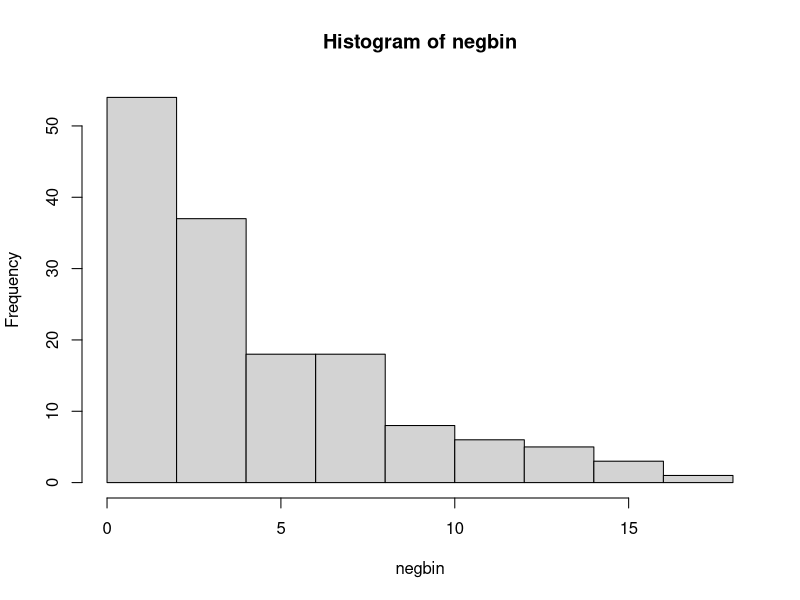
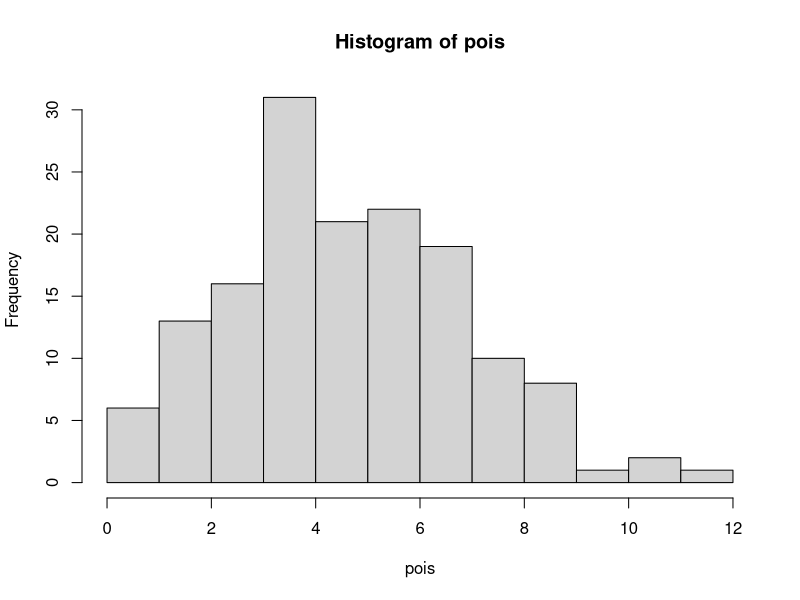
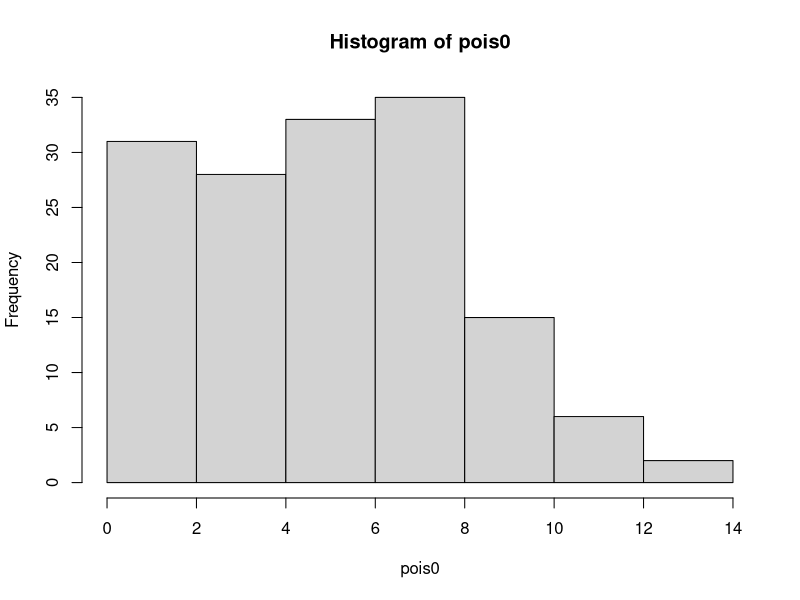
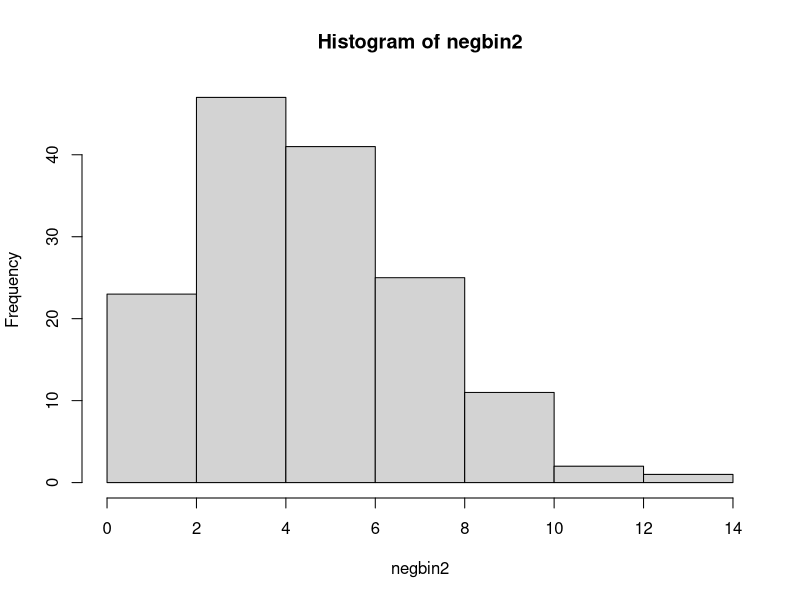
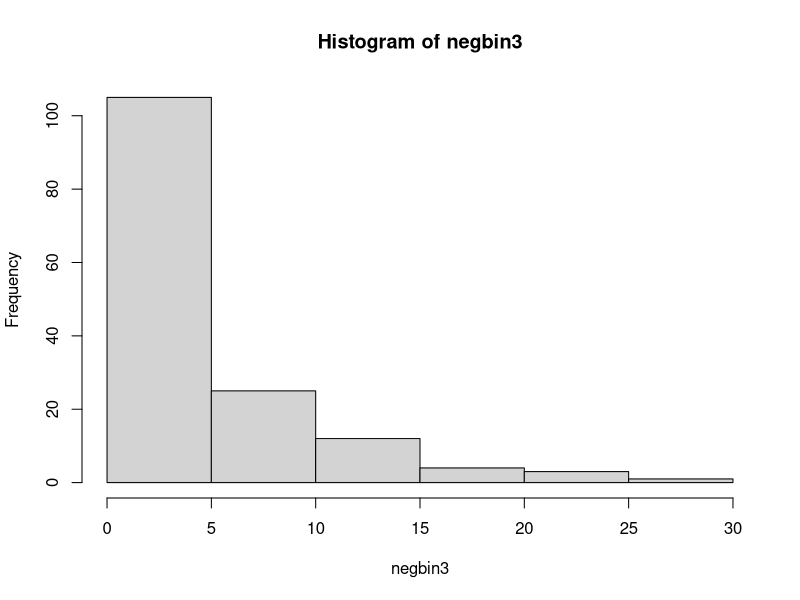
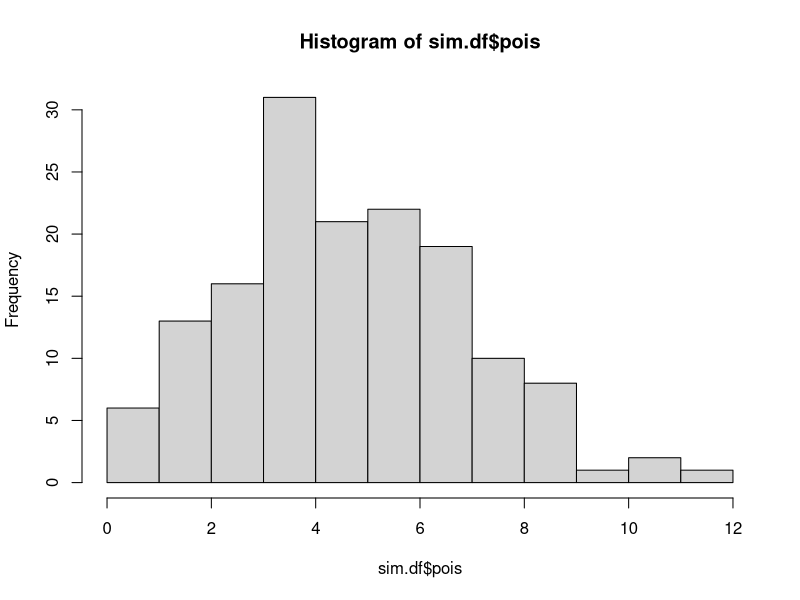
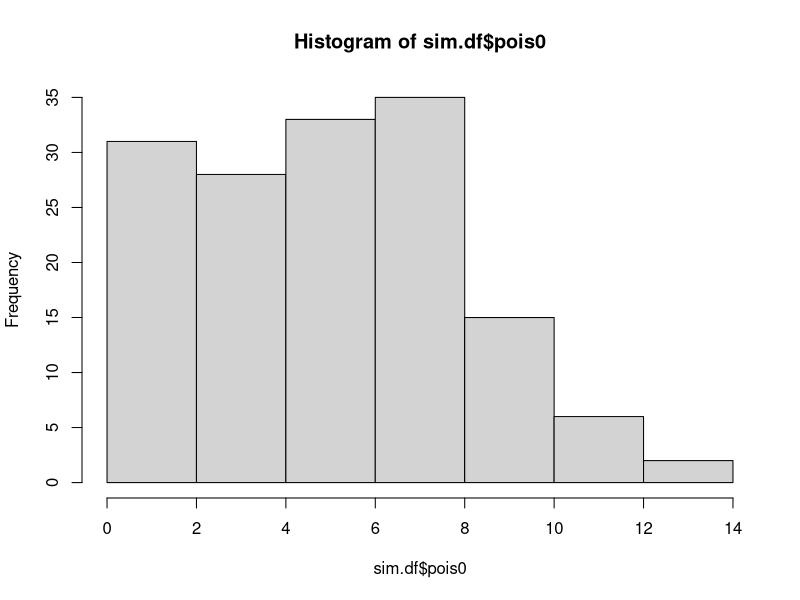
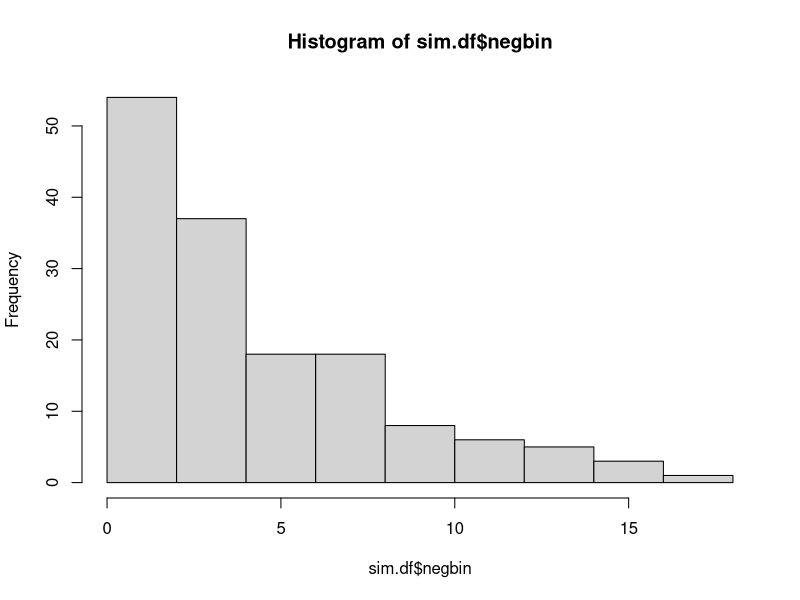

Recreate these plots in R, in order.
## ---- chunk 1
library(VGAM)
n <- 150 ## set the sample size
pois <- rpois(n, lambda = 5)
negbin <- rnbinom(n, mu = 5, size = 1.4)
pois0 <- rzipois(n, lambda = 6.25, pstr0 = 0.2)
sim.df <- as.data.frame(cbind(pois, negbin, pois0))



hist(negbin); hist(pois); hist(pois0)


summary(sim.df)


## ---- chunk 2
negbin2 <- rnbinom(n, mu = 5, size = 14)
negbin3 <- rnbinom(n, mu = 5, size = 1)

hist(negbin2)
hist(negbin3)

summary(negbin2)
## ---- chunk 3
#?rzinegbin
sim.df$negbin0 <- rzinegbin(n = n, size = 1.4, munb = 5, pstr0 = 0.2)

hist(sim.df$pois)
hist(sim.df$pois0)
hist(sim.df$negbin)
